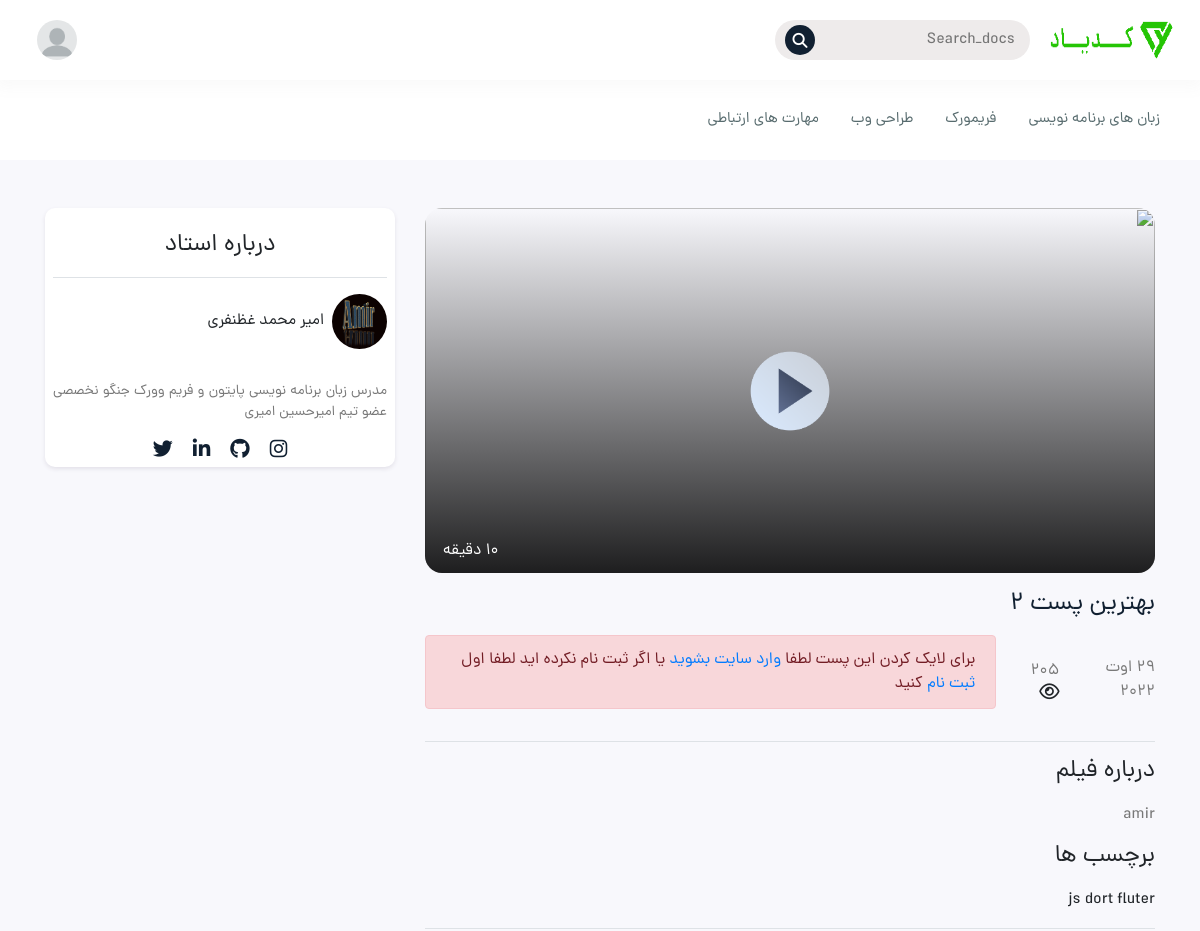
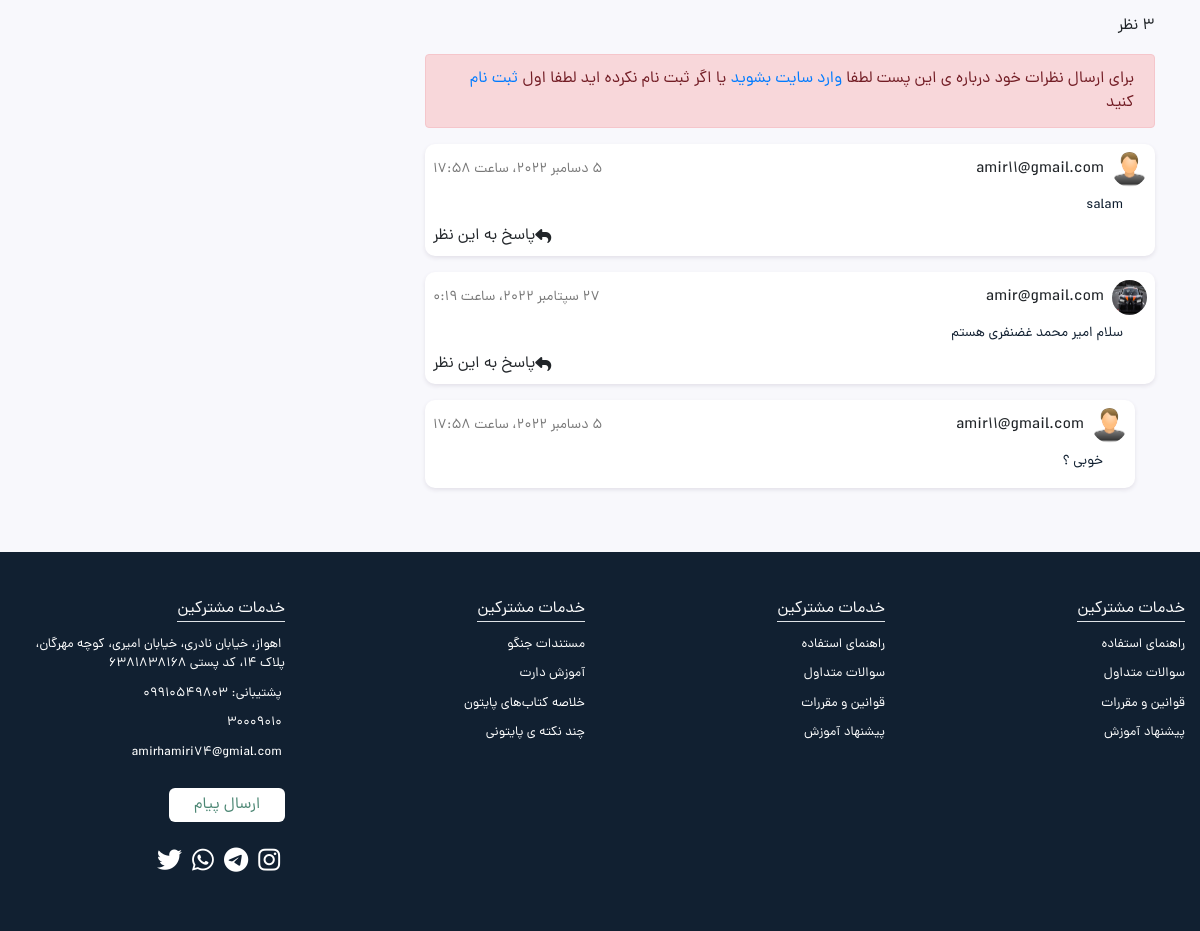
The page /details/best-post-2 on the database its author committed (2 pictures, top to bottom).
### blog/models.py (models this page shows, shortened)
class Post(models.Model):
    author = models.ForeignKey(Author , on_delete=models.CASCADE , verbose_name = 'نام مدرس' )
    categories = models.ManyToManyField(Categories , help_text="دسته بندی" , related_name="posts", verbose_name = 'دسته بندی ها' )
    tag = models.ManyToManyField(Tags , help_text="دسته بندی", verbose_name = 'تگ ها' )
    title = models.CharField(max_length=50, verbose_name = 'اسم پست به اینگلیسی و اصلی' )
    title2 = models.CharField(max_length=50, verbose_name = 'اسم پست نمایشی به فارسی' )
    discripsion = models.TextField(verbose_name = 'توضیحات' )
    video = models.FileField(null=True, blank=True , upload_to='Post_video', verbose_name = 'ویدیو' )
    image = models.ImageField(null=True, blank=True , upload_to='Post_image', verbose_name = 'عکس پست' )
    time = models.IntegerField(null=True, blank=True, verbose_name = 'مدت زمان پست' )
    views = models.IntegerField(default=0, verbose_name = 'دیده شده ها' )
    created = models.DateField(null=True, blank=True , auto_now_add=True)
    updated = models.DateField(null=True, blank=True , auto_now=True)
    slug = models.SlugField(null=True, blank=True , unique=True , allow_unicode=True, verbose_name = 'اسلاگ' )
    class Meta:
        ordering = ('-created',)
        verbose_name_plural = 'پست ها'
    def save(self, *args, **kwargs):
        self.slug = slugify(self.title)
        super(Post , self).save(*args, **kwargs)

class Tags(models.Model):
    title = models.CharField(max_length=50 , null=True, blank=True , verbose_name = 'اسم تگ' )
    created = models.DateTimeField(auto_now_add=True , verbose_name = 'زمان تولید' )
    class Meta:
        ordering =('-created',)
        verbose_name_plural = 'تگ ها'

class Comments(models.Model):
    user = models.ForeignKey(User , related_name="comment" , on_delete=models.CASCADE)
    posts = models.ForeignKey(Post, related_name="comment" , on_delete=models.CASCADE)
    parent = models.ForeignKey('self' , on_delete=models.CASCADE , related_name = 'replies' , null=True , blank=True)
    message = models.CharField(max_length=50 , null=True, blank=True)
    created = models.DateTimeField(auto_now_add=True)
    class Meta:
        verbose_name = 'کامنت'
        verbose_name_plural = 'کامنت ها'
        ordering = ('-created',)

class Author(models.Model):
    name = models.CharField(max_length=50, verbose_name = 'نام مدرس' )
    image = models.ImageField(upload_to='Author_image', verbose_name = 'تصویر' )
    discripsion = models.TextField(null=True, blank=True, verbose_name = 'درباره ی مدرس' )
    instagram = models.TextField(null=True, blank=True, verbose_name = 'ادرس اینستاگرام' )
    github = models.TextField(null=True, blank=True, verbose_name = 'ادرس گیت هاب' )
    linkdin = models.TextField(null=True, blank=True, verbose_name = 'ادرس لینکدین' )
    twwiter = models.TextField(null=True, blank=True, verbose_name = 'ادرس توییتر' )
    created = models.DateTimeField(null=True, blank=True)
    def __str__(self):
        return self.name
    class Meta:
        ordering =('-created',)
        verbose_name_plural = 'مدرسان'

### account/models.py (models this page shows)
class User(AbstractUser):
    username = None
    email = models.EmailField(_('email address'), unique=True)
    Full_name = models.CharField(_('نام کامل'), max_length=50 , null=True, blank=True)
    username = models.CharField(_('نام کاربری'), max_length=50 , null=True, blank=True)
    number = models.CharField(_('شماره تلفن'), max_length=50, default=0, null=True, blank=True)
    image = models.ImageField(_('عکس'),upload_to='UserImage' , null=True, blank=True)
    USERNAME_FIELD = 'email'
    REQUIRED_FIELDS = []
    objects = CustomUserManager()

### blog/views.py (the view, shortened to what this page needs)
# urls.py: path('details/<slug:slug>' , views.DetailsViewPost.as_view() , name='details'),
class DetailsViewPost(DetailView):
    model = Post
    template_name = 'blog/video-detail.html'
    context_object_name = 'posts'
    queryset = None
    def get_context_data(self , *args, **kwargs ):
        context = super().get_context_data(*args, **kwargs)
        queryset = Post.objects.get(slug = self.object.slug)
        queryset.views += 1
        queryset.save()
        if self.request.user.is_authenticated == True:
            if self.request.user.likes2.filter(posts__title = self.object.title , users_id = self.request.user.id).exists():
                context['is_liked'] = True
            else:
                context['is_liked'] = False
        else:
            pass
        return context

### context_processors/context_processors.py (called while the page is built)
def Qeries(request):
    category = Categories.objects.all()
    posts = Post.objects.all()
    return{'category':category , 'posts':posts}

### blog/templates/blog/video-detail.html (shortened to what this page needs)
{% extends "base.html" %}
{% load static %}
{% block content %}
<main>
    <section class="py-5">
        <div class="container">
            <div class="row">
                <div class="col-md-8">
                    <div>
                        <div class="video-player-box">
                            <div class="video-icon">
                                <div class="btn video-btn" onclick="playvideo()" id="videobtn">
                                    <img src="{% static "image/play-video-btn.png" %}" alt="">
                                </div>
                            </div>
                            <div class="video">
                                <div class="video-description px-2 text-white">
                                    <p> {{posts.time}} دقیقه</p>
                                </div>
                            </div>
                        </div>
                        <h3 class="video-title my-3">{{posts.title2}}</h3>
                        <div class="d-flex align-items-center justify-content-between border-bottom pb-3">
                            <p class="color78">{{posts.created}}</p>
                            <div class="d-flex align-items-center view-like">
                                <div class="mx-3">
                                    <span>{{posts.views}}</span>
                                    <i class="fa fa-eye"></i>
                                </div>
                                {% if request.user.is_authenticated == True %}
                                <div>
                                    {% if is_liked %}
                                    <i onclick="like('{{posts.slug}}' , '{{posts.id}}')" id="like" style="color:red" class="fa-solid fa-heart"><span id="count">{{posts.likes2.count}}</span></i></a>
                                    {% else %}
                                    <i onclick="like('{{posts.slug}}' , '{{posts.id}}')" id="like" style="color:red" class="fa-regular fa-heart"><span id="count">{{posts.likes2.count}}</span></i></a>
                                    {% endif %}
                                </div>
                                {% else %}
                                <p class="alert alert-danger"dir="rtl">برای لایک کردن این پست لطفا <a href="{% url 'account:login' %}">وارد سایت بشوید</a> یا اگر ثبت نام نکرده اید لطفا اول <a href="{% url 'account:register' %}">ثبت نام</a> کنید</p>
                                {% endif %}
                            </div>
                        </div>
                        <div class="border-bottom pb-3">
                            <h4 class="my-3" id="body">درباره فیلم</h4>
                            <p class="color78">{{posts.discripsion}}</p>
                            <div class="labels">
                                <h4 class="my-3">برچسب ها</h4>
                                <ul class="d-flex align-items-center">
                                    {% for tag in posts.tag.all %}
                                        {{tag.title}}
                                    {% endfor %}
                                </ul>
                            </div>
                        </div>
                        <div>
                            <div class="py-3">
                                <span>{{posts.comment.count}}</span>
                                <span>نظر</span>
                            </div>
                            {% if request.user.is_authenticated %}
                            <form method="post" action="">
                                {% csrf_token %}
                                <input type="hidden" name='parent_id'  id="parent_id" placeholder="parent_id">
                                <textarea class="w-100 p-2 comment-area" name="message" id="" cols="30" rows="10"
                                placeholder="دیدگاه خود را بنویسید"></textarea>
                                <div class="d-flex align-items-center justify-content-end pt-3">
                                <button type="submit" class="btn custom-btn">ارسال نظر</button>
                            </div>
                            </form>
                            {% else %}
                            <p class="alert alert-danger"dir="rtl">برای ارسال نظرات خود درباره ی این پست لطفا <a href="{% url 'account:login' %}">وارد سایت بشوید</a> یا اگر ثبت نام نکرده اید لطفا اول <a href="{% url 'account:register' %}">ثبت نام</a> کنید</p>
                            {% endif %}
                            {% for comment in posts.comment.all %}
                                {% if comment.parent == None %}
                                <div class="comment my-3 p-2">
                                    <div class=" d-flex align-items-center justify-content-between">
                                        <div class="d-flex align-items-center justify-content-center">
                                            {% if comment.user.image.url != None %}
                                            <img src="{{comment.user.image.url}}" alt="student" class="user-profile">
                                            {% else %}
                                            <img src="{% static "image/sutdent-prof.png" %}" alt="student" class="user-profile">
                                            {% endif %}
                                            <p class="user-name pr-2">{{comment.user.email}}</p>
                                        </div>
                                        <p class="comment-date-time">{{comment.created}}</p>
                                    </div>
                                    <p class="px-4 py-2 comment-text text-justify">{{comment.message}}</p>
                                    <div class="d-flex align-items-center justify-content-end reply" type='button' onclick="set_value({{ comment.id }})">
                                        <i class="fa fa-reply"></i>
                                        <p>پاسخ به این نظر</p>
                                    </div>
                                </div>
                                {% endif %}
                                {% for reply in comment.replies.all %}
                                <div class="comment my-3 p-2 comment-child">
                                    <div class=" d-flex align-items-center justify-content-between">
                                        <div class="d-flex align-items-center justify-content-center">
                                            {% if reply.user.image.url != None %}
                                            <img src="{{reply.user.image.url}}" alt="student" class="user-profile">
                                            {% else %}
                                            <img src="{% static "image/sutdent-prof.png" %}" alt="student" class="user-profile">
                                            {% endif %}
                                            <p class="user-name pr-2">{{reply.user.email}}</p>
                                        </div>
                                        <p class="comment-date-time">{{reply.created}}</p>
                                    </div>
                                    <p class="px-4 py-2 comment-text text-justify">{{reply.message}}</p>
                                </div>
                                {% endfor %}
                            {% endfor %}
                        </div>
                    </div>
                </div>
                <aside class="col-md-4 ">
                    <div class="custom-bg p-2 teacher-card">
                        <div class="border-bottom py-3 text-center">
                            <h4>درباره استاد</h4>
                        </div>
                        <div class="d-flex align-items-center py-3">
                            <img src="{{posts.author.image.url}}" alt="student" class="teacher-profile">
                            <p class="user-name pr-2">{{posts.author}} </p>
                        </div>
                        <p class="color78 teacher-description py-3">{{posts.author.discripsion}}</p>
                            <div class="teacher-social-media d-flex align-items-center justify-content-center flex-wrap">
                                <a href=""> <i class="fa fa-instagram"></i></a>
                                <a href=""> <i class="fa fa-github"></i></a>
                                <a href=""> <i class="fa fa-linkedin"></i></a>
                                <a href=""> <i class="fa fa-twitter"></i></a>
                            </div>
                    </div>
                </aside>
            </div>
        </div>
    </section>
</main>
{% endblock %}

### assets/css/style.css (style rules this page uses)
body, *:not(i) { box-sizing: border-box; word-wrap: break-word; font-family: "dana-regular" !important; margin: 0px; padding: 0px; }
:root { --main-color: rgb(51, 41, 41); --green-color: #112031; --rate-color: #c6ee17; }
body { background-color: #f8f8fc !important; }
.color78 { color: #787878 !important; }
.custom-bg { background-color: #ffffff; border-radius: 10px; box-shadow: 0 2px 4px #e3e1e9; }
main { padding-top: 160px; }
.video-player-box { width: auto; height: auto; position: relative; border-radius: 20px; }
.video-icon { position: absolute; top: 50%; left: 50%; font-size: 40px; transform: translate(-50%, -50%); z-index: 2; display: inline; }
.video-btn { padding: 0; text-decoration: none; position: relative; z-index: 1; display: inline-block; transition: all 500ms; cursor: pointer; }
.video-btn img { width: 90px; height: 90px; }
.video { opacity: 1; scroll-behavior: unset; width: 100%; z-index: -1; }
.video-description { position: absolute; bottom: 10px; left: 10px; }
.video-title { color: #112031; font-size: 25px; font-family: "dana-medium"; }
.view-like span { color: #787878; }
.view-like i { font-size: 18px; }
.user-profile { width: 35px; height: 35px; border-radius: 100%; }
.comment { background-color: #ffffff; border-radius: 10px; box-shadow: 0 2px 4px #e3e1e9; }
.comment-date-time { color: #787878; font-size: 14px; }
.comment-text { color: #112031; font-size: 14px; }
.comment-child { margin-right: 20px; }
.teacher-profile { width: 55px; height: 55px; border-radius: 100%; }
.teacher-description { font-size: 14px; color: #787878; text-align: justify; }
.teacher-social-media i { font-size: 20px; margin: 0px 10px; color: #112031; }
.teacher-card { position: sticky !important; top: 160px; transition: all 0.3s ease-in-out; }

### rows shown on the page
Post: title2 "بهترین پست ۲", created "۲۹ اوت ۲۰۲۲", views "۲۰۵", discripsion "amir", comment.count "۳", author.image (picture), author "امیر محمد غظنفری", author.discripsion "مدرس زبان برنامه نویسی پایتون و فریم وورک جنگو نخصصی عضو تیم امیرحسین امیری"
Tags: title "js"
Tags: title "dort"
Tags: title "fluter"
Comments: user.image (picture), user.email "amir۱۱@gmail.com", created "۵ دسامبر ۲۰۲۲، ساعت ۱۷:۵۸", message "salam"
Comments: user.image (picture), user.email "amir@gmail.com", created "۲۷ سپتامبر ۲۰۲۲، ساعت ۰:۱۹", message "سلام امیر محمد غضنفری هستم"
Comments: user.image (picture), user.email "amir۱۱@gmail.com", created "۵ دسامبر ۲۰۲۲، ساعت ۱۷:۵۸", message "خوبی ؟"
